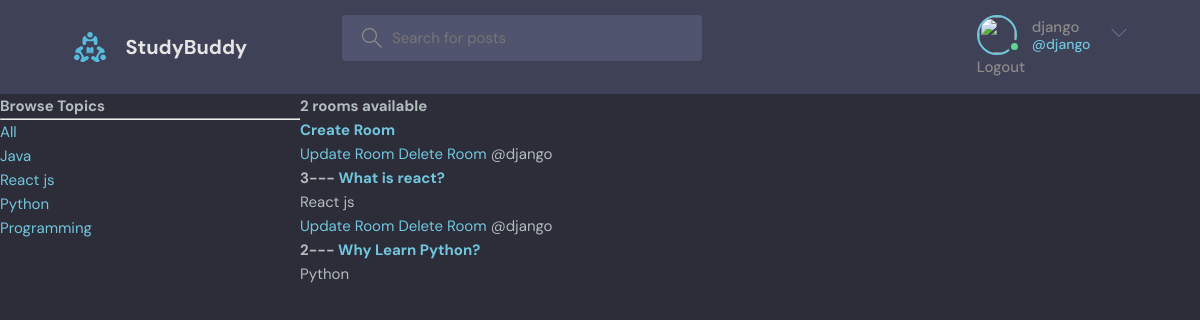
The app's page / (signed in) with its own data.
### base/models.py (models this page shows, shortened)
class Topic(models.Model):
    name = models.CharField(max_length=200)

class Room(models.Model):
    host = models.ForeignKey(User, on_delete=models.SET_NULL, null=True)
    topic = models.ForeignKey(Topic, on_delete=models.SET_NULL, null=True)
    name = models.CharField(max_length=200)
    description = models.TextField(null=True, blank=True)
    participants = models.ManyToManyField(User, related_name='participants', blank=True)
    updated = models.DateTimeField(auto_now=True)
    created = models.DateTimeField(auto_now_add=True)
    class Meta:
        ordering = ['-updated', '-created']

### base/views.py (the view)
# urls.py: path('', views.home, name='home'),
def home(request):
    q = request.GET.get('q') if request.GET.get('q') != None else ''
    rooms = Room.objects.filter(
        Q(topic__name__icontains=q) |
        Q(name__icontains=q) |
        Q(description__icontains=q)
        )
    topics = Topic.objects.all()
    room_count = rooms.count()
    return render(request, 'home.html', {'rooms': rooms, 'topics': topics, 'room_count': room_count})

### templates/home.html (shortened to what this page needs)
{% extends 'main.html' %}
{% block content %}
<div class="home-container">
    <div>
        <h3>Browse Topics</h3>
        <hr>
        <div>
            <a href="{% url 'home' %}">All</a>
        </div>
        {% for topic in topics %}
        <div>
            <a href="{% url 'home' %}?q={{topic.name}}">{{topic.name}}</a>
        </div>
        {% endfor %}
    </div>
    <div >
        <h5>{{room_count}} rooms available</h5>
        <h1><a href="{% url 'create_room' %}">Create Room</a></h1>
    <div>
        {% for room in rooms %}
        <div>
            <a href="{% url 'update_room' room.id %}">Update Room</a>
            <a href="{% url 'delete_room' room.id %}">Delete Room</a>
            <span>@{{room.host.username}}</span>
            <h5>{{room.id}}--- <a href="{% url 'room' room.id %}">{{room.name}}</a> </h5>
            <small>{{room.topic.name}}</small>
        </div>
        {% endfor %}
    </div>
    </div>
</div>
{% endblock %}

### templates/navbar.html (shortened to what this page needs)
{% load static %}
<header class="header header--loggedIn">
    <div class="container">
        <a href="{% url 'home' %}" class="header__logo">
            <img src="{% static 'images/logo.svg' %}" />
            <h1>StudyBuddy</h1>
        </a>
        <form class="header__search" method="GET" action="{% url 'home' %}">
            <label>
                <input name="q" placeholder="Search for posts" />
            </label>
        </form>
        <nav class="header__menu">
            {% if request.user.is_authenticated %}
            <div class="header__user">
                <a href="">
                    <div class="avatar avatar--medium active">
                        <img src="{{request.user.avatar.url}}" />
                    </div>
                    <p>{{request.user.username}} <span>@{{request.user.username}}</span></p>
                </a>
                <button class="dropdown-button">
                    <svg version="1.1" xmlns="http://www.w3.org/2000/svg" width="32" height="32" viewBox="0 0 32 32">
                        <title>chevron-down</title>
                        <path d="M16 21l-13-13h-3l16 16 16-16h-3l-13 13z"></path>
                    </svg>
                </button>
            </div>
            {% else %}
            <a href="{% url 'login' %}">
                <img src="{% static 'images/avatar.svg' %}" />
                <p>Login</p>
            </a>
            {% endif %}
            <a href="{% url 'logout' %}" type="button">Logout</a>
        </nav>
    </div>
</header>

### static/styles/style.css (style rules this page uses)
:root { --color-main: #71c6dd; --color-main-light: #e1f6fb; --color-dark: #3f4156; --color-dark-medium: #51546e; --color-dark-light: #696d97; --color-light: #e5e5e5; --color-gray: #8b8b8b; --color-light-gray: #b2bdbd; --color-bg: #2d2d39; --color-success: #5dd693; --color-error: #fc4b0b; }
* { font-family: "DM Sans", -apple-system, BlinkMacSystemFont, "Segoe UI", Roboto, Oxygen, Ubuntu, Cantarell, "Open Sans", "Helvetica Neue", sans-serif; margin: 0; padding: 0; box-sizing: border-box; text-rendering: optimizeLegibility; font-size: inherit; }
html { font-size: 56.25%; }
@media only screen and (min-width: 1200px) { html { font-size: 62.5%; } }
body { line-height: 1.6; font-weight: 400; font-size: 1.5rem; color: var(--color-light-gray); background-color: var(--color-bg); min-height: 100vh; }
img { width: 100%; }
a { display: inline-block; color: var(--color-main); text-decoration: none; }
.container { max-width: 120rem; width: 90%; margin: auto; }
.avatar { position: relative; display: inline-block; border-radius: 50%; border: 2px solid var(--color-main); }
.avatar img { display: block; border-radius: 50%; object-fit: cover; object-position: center; }
.avatar::after { content: ""; display: block; position: absolute; background-color: var(--color-gray); z-index: 111; border-radius: 50%; border: 0.3rem solid var(--color-dark); }
.avatar.active::after { background-color: var(--color-success); }
.avatar.avatar--medium img { width: 3.6rem; height: 3.6rem; border-radius: 50%; }
.avatar.avatar--medium:after { width: 0.7rem; height: 0.7rem; bottom: 0px; right: -6px; }
.header { padding: 1.5rem; background-color: var(--color-dark); }
.header > .container { display: flex; gap: 9.5rem; }
.header__logo, .header__user { display: flex; gap: 2rem; align-items: center; }
.header__logo > img { height: 3.2rem; width: 3.2rem; }
.header__logo > h1 { font-weight: 700; font-size: 2rem; color: var(--color-light); }
.header__search > label { background-color: var(--color-dark-medium); padding: 1.3rem 1rem; display: flex; align-items: center; gap: 1rem; border-radius: 4px; }
.header__search svg { fill: var(--color-gray); width: 2rem; height: 2rem; margin-left: 1rem; }
.header__search input { width: 30rem; background: transparent; border: none; outline: none; color: var(--color-light); }
.header__menu { margin-left: auto; position: relative; }
.header__menu a { display: flex; gap: 1.5rem; align-items: center; font-weight: 500; text-decoration: none; color: var(--color-gray); }
.header__menu img { height: 3.6rem; }
.header__menu p { line-height: 1.2; }
.header__menu span { color: var(--color-main); font-weight: 500; font-size: 1.4rem; display: block; }
.header__menu svg { width: 1.6rem; height: 1.6rem; fill: var(--color-dark-light); }
.dropdown-button { background: transparent; border: 0; outline: 0; cursor: pointer; }

### templates/home.html (style rules this page uses)
.home-container { display: grid; grid-template-columns: 1fr 3fr; }

### records on screen
Topic: name "Java"
Topic: name "React js"
Topic: name "Python"
Topic: name "Programming"
Room: host.username "django", id "3", name "What is react?", topic.name "React js"
Room: host.username "django", id "2", name "Why Learn Python?", topic.name "Python"

### other values on screen
{{ request.user.username }} "django"
{{ room_count }} "2"
